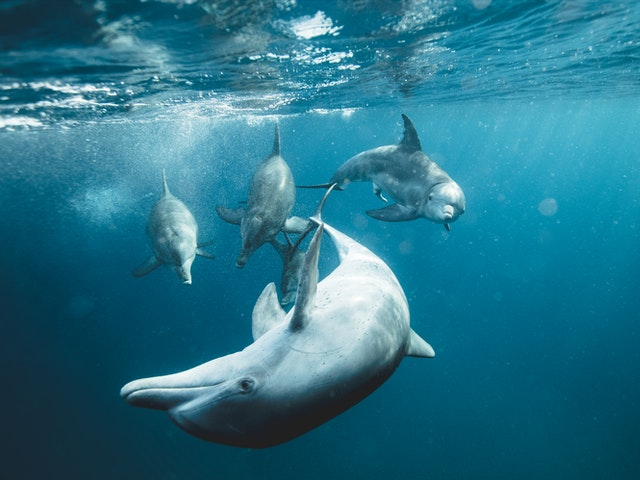
#> input picture l8/dolphines.jpg, 640 x 480 px
$ jupyter execute 144512_Jakub_Burek_Lab8.ipynb   (shell and % lines are left out)
#> lines starting #> are read from the running program, lines starting #| are printed output that depends on the picture
[cell 1]
import numpy as np
import matplotlib.pyplot as plt

## Przygotowanie

Przed rozpoczęciem pracy z notatnikiem proszę zmienić jego nazwę dodając na początku numer albumu, imię i nazwisko.
{nr_albumu}\_{imię}\_{nazwisko}\_{nazwa}

Po wykonaniu wszystkich zadań proszę przesłać wypełniony notatnik przez platformę ELF za pomocą formularza "Prześlij projekt" w odpowiedniej sekcji.

## Redukcja wymiarowości

Praca z wielowymiarowymi danymi niesie ze sobą różne ograniczenia. W jaki sposób możemy wyświetlić próbki, które mają $4$, $5$, $6$, $7$ i więcej cech? Nie możemy stworzyć przecież wykresu $4D$, czy $7D$. Wizualizacja takich danych jest problemem. Kiedy mamy wiele cech w zestawie danych, wpływa to również na szybkość działania naszego modelu. Takie dane zajmują więcej miejsca na nośnikach pamięci. Jeśli mamy zbiór, który zawiera $1000$ cech, to możemy się zastanawiać, czy na pewno wszystkie cechy są istotne i potrzebne dla naszego modelu. Może wystarczy jedynie $100$ cech i wyniki działania modelu uczenia maszynowego byłyby równie satysfakcjonujące, a przy okazji zmniejszylibyśmy wymiarowość próbek i czas obliczeń.

Problem redukcji wymiarowości jest powszechny w tematyce uczenia maszynowego. Istnieją dwa główne podziały takiej redukcji - selekcja i ekstrakcja cech. Selekcja cech polega na wybraniu pewnego podzbioru cech z oryginalnego zestawu wszystkich cech. W takim przypadku zakładamy, że nie wszystkie cechy są nam potrzebne do stworzenia dobrego modelu, więc pozbywamy się części z nich, licząc na to, że wyniki nie ulegną pogorszeniu. Selekcja cech pozostawia cechy w swojej oryginalnej postaci, nie modyfikuje ich wartości, zmieniamy tylko ich ilość. Ekstrakcja cech jest scenariuszem nieco bardziej skomplikowanym, ponieważ polega na redukcji cech poprzez przekształcenie oryginalnego zestawu cech do nowej przestrzeni cech, w której pozostałe cechy nie mają swoich pierwotnych wartości. Obie kategorie mają swoje wady i zalety. Dzisiaj skupimy się na algorytmie z rodziny ekstrakcji cech.

##  Analiza głównych składowych

Jedną z najpopularniejszych metod ekstrakcji cech jest **Analiza głównych składowych (ang. Principal component analysis)** w skrócie **PCA**. Jest to algorytm, który redukuje wymiarowość danych poprzez rzutowanie ich na przestrzeń o mniejszej liczbie wymiarów. Rzutowanie to następuje poprzez znalezienie kierunków, w których jest największa wariancja danych. Założeniem algorytmu jest zatem znalezienie nowej przestrzeni cech, tak aby zachować jak najwięcej informacji zawartych w oryginalnych cechach. Przed omówieniem szczegółów algorytmu zobaczmy jego zasadę działania.

Mając dwuwymiarowy zestaw danych z cechami $x_1$ i $x_2$, chcielibyśmy zredukować go do postaci jednowymiarowej.

Aby to zrobić, musimy znaleźć kierunki, w których dane są najbardziej zróżnicowane (mają największą wariancję). Takie kierunki będą dwa, a dodatkowo będą one zawsze do siebie prostopadłe. Te kierunki, to właśnie główne składowe.

Mając wyznaczone główne składowe, możemy zauważyć, że wzdłuż prostej z czerwoną strzałką jest znacznie większa wariancja danych. Jeśli zatem chcielibyśmy zredukować przestrzeń z $2D$ na $1D$, to powinniśmy rzutować wszystkie punkty z dwuwymiarowej przestrzeni na prostą z czerwoną strzałką.

Po zrzutowaniu punktów na tę prostą dane prezentują się następująco:

Możemy też spróbować zrzutować punkty na prostą z niebieską strzałką, żeby przekonać się, że punkty będą bardziej "zbite" (mniejsza wariancja danych).

Ta idea dla prostego przypadku dwuwymiarowego jest rozszerzalna i działa dokładnie tak samo dla danych wielowymiarowych. Jeśli mamy już intuicję, w jaki sposób redukowane są wymiary w algorytmie PCA, przejdźmy do szczegółów działania algorytmu.

## Algorytm PCA

Na początku stwórzmy zbiór danych, na którym będziemy przeprowadzać obliczenia.

| **x1** | **x2** |
|--------|--------|
| 1\.2   | 1\.5   |
| 0\.2   | 0\.1   |
| 1\.6   | 1\.8   |
| 2\.2   | 2\.5   |
| 0\.5   | 0\.7   |
| 3\.0   | 2\.6   |
| 3\.2   | 3\.4   |
| 0\.8   | 1\.0   |
| 2\.6   | 2\.8   |
| 1\.5   | 1\.4   |

[cell 2]
X = np.array([
    [1.2, 1.5],
    [0.2, 0.1],
    [1.6, 1.8],
    [2.2, 2.5],
    [0.5, 0.7],
    [3.0, 2.6],
    [3.2, 3.4],
    [0.8, 1.0],
    [2.6, 2.8],
    [1.5, 1.4]])

### Wycentrowanie danych

Pierwszym etapem obliczenia macierzy kowariancji jest wycentrowanie zestawu danych, to znaczy odjęcie średniej od każdej próbki. Obliczamy średnią dla cechy $x_1$ i cechy $x_2$.

[cell 3]
X_centered = X - X.mean(axis=0)

X_centered

[cell 4]
plt.scatter(X_centered[:, 0], X_centered[:, 1], marker='+')

### Obliczenie macierzy kowariancji

Po wycentrowaniu zestawu danych należy obliczyć macierz kowariancji zgodnie ze wzorem:

<!-- $$\Sigma = \frac{1}{m-1}\sum_{i=1}^{n}(x^{(i)})(x^{(i)})^T$$ -- DO POPRAWY!!! -->
$$\Sigma = \frac{1}{m-1}X^TX$$

gdzie:

* $X^T$ jest macierzą o wymiarach $nxm$

* $X$ jest macierzą o wymiarach $mxn$
<!-- * $x^{(i)}$ jest wektorem o wymiarach $nx1$ -->

<!-- * $(x^{(i)})^T$ jest wektorem o wymiarach $1xn$ -->

Więc w wyniku mnożenia powstaje macierz $\Sigma$ o wymiarach $nxn$.

[cell 5]
m = X.shape[0]
X_cov = np.dot(X_centered.T, X_centered) / (m - 1)

X_cov

### Obliczenie wektorów i wartości własnych

Ten etap jest sercem metody analizy głównych składowych. Wektory własne to kierunki, w których jest największa wariancja danych. Wartości własne, które skojarzone są z wektorami własnymi, określają ich istotność. Oznacza to, że wektor własny z największą wartością własną jest pierwszą główną składową, wektor własny z drugą największą wartością jest drugą główną składową i tak dalej.

Wektory i wartości własne można obliczyć za pomocą metody `np.linalg.eig()` podając jako parametr obliczoną wcześniej macierz kowariancji.

[cell 6]
eigenvalues, eigenvectors = np.linalg.eig(X_cov)

Bardzo istotne jest to, że wektory własne zwracane przez `np.linalg.eig()` są reprezentowane jako **kolumny**, a nie wiersze. Oznacza to, że pierwszą kolumną jest pierwszy wektor własny, drugą kolumną jest drugi wektor własny itp.

Ważne jest również to, że zwrócone wartości własne niekoniecznie muszą być posortowane. Musimy zatem sami posortować wartości własne (zachowując powiązanie z wektorami własnymi), żeby mieć pewność, że są ustawione malejąco.

[cell 7]
idx = eigenvalues.argsort()[::-1]
eigenvalues = eigenvalues[idx]
eigenvectors = eigenvectors[:,idx]

eigenvalues, eigenvectors

### Rysowanie danych z głównymi składowymi

Mając wektory własne możemy w przypadku dwuwymiarowym dość łatwo je narysować. Obliczamy nachylenie zgodnie ze wzorem $\frac{\Delta y}{\Delta x}$.

[cell 8]
plt.scatter(X_centered[:, 0], X_centered[:, 1], marker='+')

line = np.linspace(-1, 1, 100)
plt.arrow(x=0, y=0, dx=eigenvectors[0, 0], dy=eigenvectors[1, 0], head_width=0.1, head_length=0.1, fc='r', ec='k')
plt.arrow(x=0, y=0, dx=eigenvectors[0, 1], dy=eigenvectors[1, 1], head_width=0.1, head_length=0.1, fc='b', ec='k')
plt.plot(line, line * (eigenvectors[1, 0]/eigenvectors[0, 0]), color='black')
plt.plot(line, line * (eigenvectors[1, 1]/eigenvectors[0, 1]), color='black')

plt.xlabel("x1")
plt.ylabel("x2")
plt.grid()
plt.show()

### Rzutowanie danych na k głównych składowych

Mając obliczoną macierz z kolejnymi wektorami własnymi, możemy wykorzystać ją do zredukowania oryginalnej ilości wymiarów. W sytuacji, gdy mamy jedynie dwa wymiary w oryginalnym zestawie danych, nie mamy dużego pola do popisu. Jednak w zdecydowanej większości przypadków będziemy pracować z danymi, które mają znacznie więcej cech. Dzięki temu możemy wybrać $k$ pierwszych głównych składowych i za ich pomocą rzutować dane do przestrzeni o $k$-tej liczbie wymiarów.

Operacja rzutowania opisana jest za pomocą wzoru:

$$z = U_{reduced}^T * x$$

gdzie:
* $U_{reduced}$ oznacza macierz z k pierwszymi wektorami własnymi - wymiar $nxk$
* $x$ to oryginalna próbka - wymiar $nx1$

Zatem wyjściowa próbka $z$ będzie miała wymiar $kx1$.

Możemy również rzutować cały zbiór danych "na raz" i wtedy wzór będzie miał następującą formę:

$$Z = X * U_{reduced}$$

gdzie:
* $X$ to zbiór danych - wymiar $mxn$
* $U_{reduced}$ to macierz z k pierwszymi wektorami własnymi - wymiar $nxk$

Zatem nowy zbiór danych ze zredukowaną ilością wymiarów będzie miał wymiar $mxk$.

#### Rzutowanie danych na pierwszą główną składową

[cell 9]
X_pca_1 = np.dot(X, eigenvectors[:, 0])
plt.scatter(X_pca_1, np.zeros(10), marker='+')
plt.xlim((-1.5, 6))
plt.xlabel("z")
plt.show()
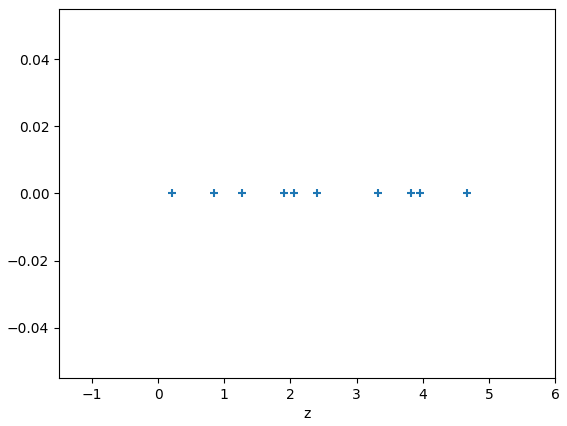
#> figure drawn by matplotlib, 1 panel

#### Rzutowanie danych na drugą główną składową

[cell 10]
X_pca_2 = np.dot(X, eigenvectors[:, 1])
plt.scatter(X_pca_2, np.zeros(10), marker='+')
plt.xlim((-1.5, 6))
plt.xlabel("z")
plt.show()

Widać, że znacznie korzystniejsze jest rzutowanie danych na pierwszą główną składową, ponieważ dane nie są tak zbite, jak w przypadku drugiej głównej składowej.

### Powrót do oryginalnej liczby wymiarów

Po zrzutowaniu danych na przestrzeń o mniejszej ilości wymiarów jesteśmy w stanie powrócić do oryginalnego $n$-wymiarowego zestawu danych, wykorzystując wszystkie główne składowe. Operacja ta jednak powoduje stratę pewnej ilości informacji, która została utracona poprzez operacje rzutowania.

Aby powrócić do oryginalnej liczby wymiarów, należy wykonać następującą operację:

$$x_{reconstructed} = U_{reduced} * z$$

* $U_{reduced}$ ma wymiary $nxk$
* $z$ ma wymiary $kx1$
* zatem $x_{reconstructed}$ będzie miało wymiar $nx1$.

Postać macierzowa:

$$X_{reconstructed} = Z * U_{reduced}^T$$

* $Z$ ma wymiary $mxk$
* $U_{reduced}^T$ ma wymiary $kxn$
* zatem $X_{reconstructed}$ będzie miało wymiar $mxn$.

#### Operacja odwrotna po rzutowaniu danych na pierwszą główną składową

[cell 11]
old_data_from_pca_1 = np.dot(X_pca_1.reshape(X_pca_1.shape[0], 1), eigenvectors[:, :1].T)
plt.scatter(old_data_from_pca_1[:, 0], old_data_from_pca_1[:, 1], marker='+')
# plt.xlim((-1.5, 2))
plt.xlabel("x1")
plt.ylabel("x2")
plt.show()
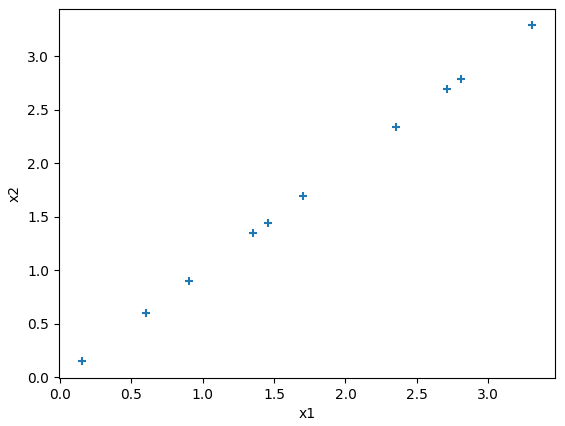
#> figure drawn by matplotlib, 1 panel

Widać, że z łatwością udało się odtworzyć dane idące wzdłuż pierwszej głównej składowej, ale nie wzdłuż drugiej.

### Współczynnik wariancji wyjaśnionej

Gdy analizujemy prosty przypadek z dwoma wymiarami, nie mamy wielkiego wyboru jeśli chodzi o redukcje cech. Możemy jedynie rzutować próbki na przestrzeń jednowymiarową. W sytuacji, gdy mamy wiele wymiarów problemem może okazać się wybór właściwej ilości głównych składowych, które będą służyły do stworzenia nowej przestrzeni próbek. Przykładowo, jeśli mamy 6000 wymiarów, to ile $k$ pierwszych głównych składowych powinniśmy wziąć? 2000? 1000? a może jedynie 100? Moglibyśmy oczywiście próbować wszystkich wartości z pewnego przedziału, a następnie mierzyć różnice pomiędzy oryginalnymi próbkami i próbkami zrekonstruowanymi. To dałoby nam pewną miarę błędu. Odpowiednie przekształcenia pozwoliłyby nawet zawrzeć tę wartości w przedziale $(0,1)$. Jednak takie rozwiązanie wymagałoby bardzo dużej ilości obliczeń.

Na szczęście istnieje inny sposób. Obliczone wraz z wektorami własnymi, wartości własne mają ważną właściwość. Informują o tym, jaka ilość wariancji niesiona jest za pomocą skojarzonej głównej składowej. Jest to tak zwana **wariancja wyjaśniona**. Aby wyciągnąć tę informację, należy obliczyć iloraz każdej wartości własnej i sumy wszystkich wartości własnych:

$$\frac{eigenvalue^{(i)}}{\sum_{i=1}^{n}eigenvalue^{(i)}}$$

Przykładowo, jeżeli wariancja wyjaśniona dla pierwszej warości własnej ma wartość $0.9$, oznacza to, że aż $90%$ wariancji jest wyjaśnionej za pomocą pierwszej głównej składowej. Czyli pozostałe $10%$ jest zawarte w pozostałych głównych składowych.

Częściej jednak stosowana jest operacja obliczania wartości wyjaśnionej z wykorzystaniem skumulowanej sumy. Taka operacja pozwala na łatwe sprawdzenie, jaka ilość wariancji jest wyjaśniona za pomocą $k$ pierwszych składowych.

$$\frac{\sum_{i=1}^{k} eigenvalue^{(i)}}{\sum_{i=1}^{n}eigenvalue^{(i)}}$$

Dzięki temu możemy ustalić, że chcemy, aby nowa przestrzeń cech zachowała $95%$ wariancji:

$$\frac{\sum_{i=1}^{k} eigenvalue^{(i)}}{\sum_{i=1}^{n}eigenvalue^{(i)}} \geq 0.95$$

Ustalenie takiego progu pozwoli nam wybrać odpowiednią ilość pierwszych głównych składowych:

## Zadanie 1

Algorytm PCA jest w stanie znacznie zredukować wymiarowość, ale pozwala również powrócić do oryginalnej ilości wymiarów. Dzięki temu może być stosowany jako algorytm kompresji. Celem tego zadania będzie wykorzystanie algorytmu PCA do kompresji zdjęcia. W katalogu datasets znajduje się zdjęcie o nazwie 'dolphines.jpg'. Wczytaj to zdjęcie w formacie _grayscale*_, a następnie wykonaj eksperymenty redukcji wymiarów dla różnych wartości parametru $k$ ($k$ oznacza $k$ pierwszych głównych składowych). Po zrzutowaniu zdjęcia na mniejszą liczbę wymiarów powróć do oryginalnego rozmiaru i sprawdź, jak różne wartości parametru $k$ wpływają na jakość zrekonstruowanego zdjęcia. Stwórz wykres wariancji wyjaśnionej. Dla jakiej ilości pierwszych głównych składowych zachowane jest $95$ wariancji?

_1. Grayscale (skala szarości) to format, w którym jest tylko jeden kanał zawierający informacje o intensywności (jasności) pikseli. Wszystkie piksele reprezentowane są za pomocą wartości od 0 do 255, gdzie 0 oznacza kolor czarny a 255 kolor biały.
To może zostać zaimplementowane w prosty sposób za pomocą biblioteki PIL:_
```
from PIL import Image
img = PIL.Image.open('../dolphines.jpg').convert('L')
```

**Uwaga:** Podczas obliczania wektorów i wartości własnych za pomocą funkcji `np.linalg.eig()` może pojawić się problem z występowaniem liczb zespolonych. Najlepiej wtedy po prostu zostawić jedynie część rzeczywistą:

```
eigenvalues = eigenvalues.real
eigenvectors = eigenvectors.real
```

[cell 12]
from PIL import Image
import numpy as np
import matplotlib.pyplot as plt

img_path = 'dolphines.jpg'
img      = Image.open(img_path).convert('L')
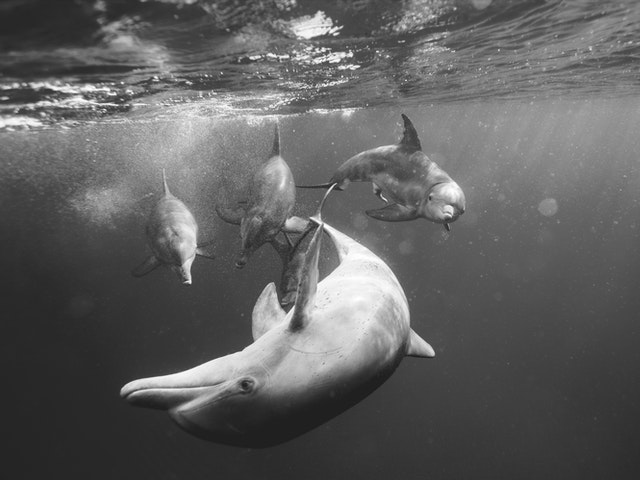
#> img: PIL image 640x480 L; min 26, max 255, mean 95.9
X        = np.asarray(img, dtype=np.float64)

mean_vec    = X.mean(axis=0)
#> mean_vec = 640 values, max 129.8 at index 317, min 60.49 at index 20, mean 95.89
X_centered  = X - mean_vec
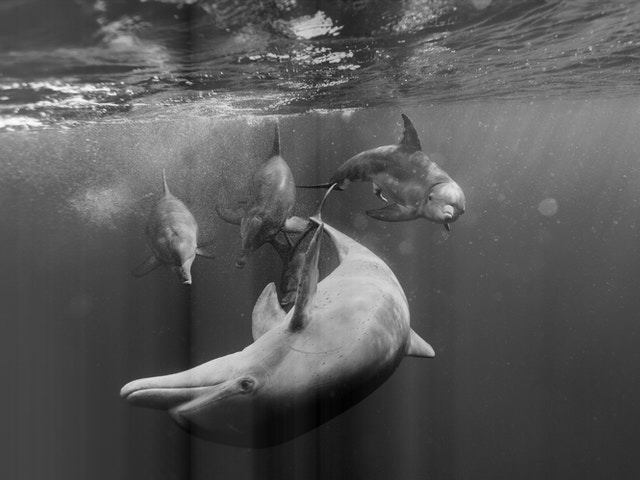
#> X_centered: shape (480, 640) float64; min -99.68, max 188.3, mean 0; drawn with min black and max white

U, S, Vt = np.linalg.svd(X_centered, full_matrices=False)
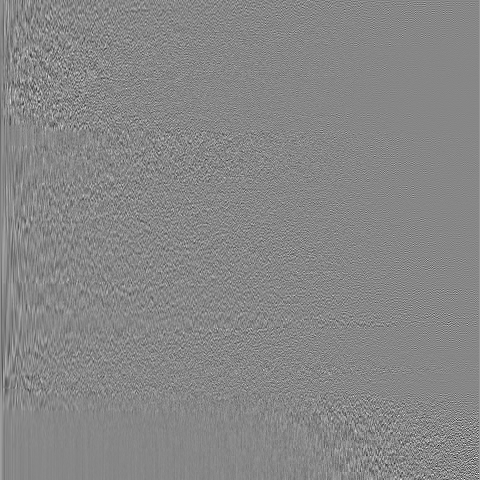
#> U: shape (480, 480) float64; min -0.391, max 0.347, mean 9.51e-05; drawn with min black and max white
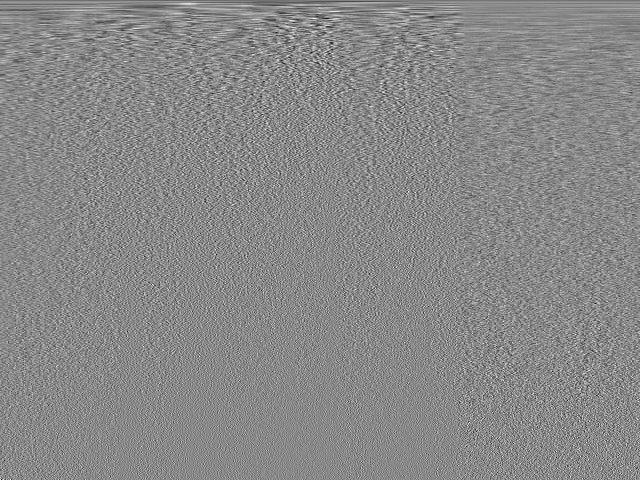
#> Vt: shape (480, 640) float64; min -0.248, max 0.213, mean -9.35e-05; drawn with min black and max white
#> S = 480 values, max 15829.7 at index 0, min 7.03e-12 at index 479, mean 317.2

explained_variance       = S**2
#> explained_variance = 480 values, max 250580292 at index 0, min 4.94e-23 at index 479, mean 1277732.2
explained_variance_ratio = explained_variance / explained_variance.sum()
#> explained_variance_ratio = 480 values, max 0.409 at index 0, min 8.06e-32 at index 479, mean 0.00208
cum_ratio                = np.cumsum(explained_variance_ratio)
#> cum_ratio = 480 values from 0.409 to 1

k_95 = np.argmax(cum_ratio >= 0.95) + 1
#> k_95 = 24
print(f'Ilość składowych potrzebna do zachowania 95% wariancji: {k_95}')
#| Ilość składowych potrzebna do zachowania 95% wariancji: 24

X_reduced = (U[:, :k_95] @ np.diag(S[:k_95]) @ Vt[:k_95, :]) + mean_vec
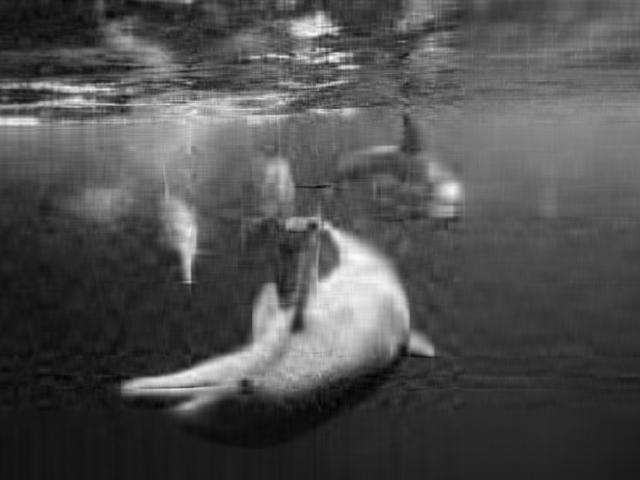
#> X_reduced: shape (480, 640) float64; min 17.55, max 268.3, mean 95.9; drawn with min black and max white
X_reduced = np.clip(X_reduced, 0, 255).astype(np.uint8)

fig, axes = plt.subplots(1, 2, figsize=(10, 5))
axes[0].imshow(img, cmap='gray')
axes[0].set_title('Oryginał')
axes[0].axis('off')

axes[1].imshow(X_reduced, cmap='gray')
axes[1].set_title(f'PCA – {k_95} skł. (≈95% wariancji)')
axes[1].axis('off')

plt.show()

## Zadanie 2

Obrazy kolorowe zapisane są w formacie RGB. Oznacza to, że taki obraz ma 3 kanały - R, G i B. Przerób program z zadania pierwszego w taki sposób, aby dokonywał kompresji zdjęcia w formacie RGB (usunięcie funkcji `.convert('L')`). Aby dokonać takiej kompresji, należy przeprowadzić kompresje algorytmem PCA osobno dla każdego kanału, a następnie połączyć kanały razem, tak by tworzyły oryginalny obraz. Wykonaj eksperymenty dla różnych wartości parametru $k$.

[cell 13]
from PIL import Image
import numpy as np
import matplotlib.pyplot as plt

def pca_single_channel(channel: np.ndarray, k: int) -> np.ndarray:
    mean_vec       = channel.mean(axis=0)
    centered       = channel - mean_vec
    U, S, Vt       = np.linalg.svd(centered, full_matrices=False)
    recon_centered = U[:, :k] @ np.diag(S[:k]) @ Vt[:k, :]
    recon          = recon_centered + mean_vec
    return np.clip(recon, 0, 255)

img_path = 'dolphines.jpg'
img_rgb  = Image.open(img_path).convert('RGB')
#> img_rgb is the input picture: PIL image 640x480 RGB; mean R, G, B 40.5, 116.1, 137.4
X        = np.asarray(img_rgb, dtype=np.float64)
#> X: shape (480, 640, 3) float64

k_values = [5, 20, 50, 100]

fig, axes = plt.subplots(1, len(k_values) + 1, figsize=(4*(len(k_values)+1), 4))
axes[0].imshow(img_rgb)
axes[0].set_title('Oryginał')
axes[0].axis('off')

for idx, k in enumerate(k_values, start=1):
    channels_recon = [
        pca_single_channel(X[:, :, ch], k)  # R
        for ch in range(3)
    ]
    X_recon = np.stack(channels_recon, axis=2).astype(np.uint8)
    axes[idx].imshow(X_recon)
    axes[idx].set_title(f'k = {k}')
    axes[idx].axis('off')
#> this loop made 4 passes
#> pass 1, in pca_single_channel, `centered       = channel - mean_vec`:
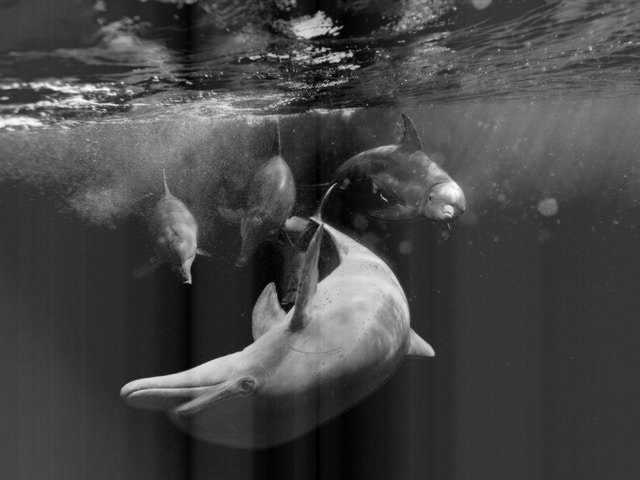
#> centered: shape (480, 640) float64; min -85.33, max 223.8, mean 0; drawn with min black and max white
#> pass 1, in pca_single_channel, `U, S, Vt       = np.linalg.svd(centered, full_matrices=False)`:
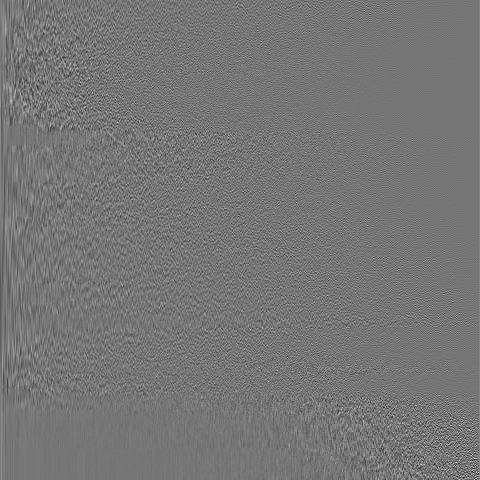
#> U: shape (480, 480) float64; min -0.383, max 0.441, mean 9.51e-05; drawn with min black and max white
#> pass 1, in pca_single_channel, `U, S, Vt       = np.linalg.svd(centered, full_matrices=False)`:
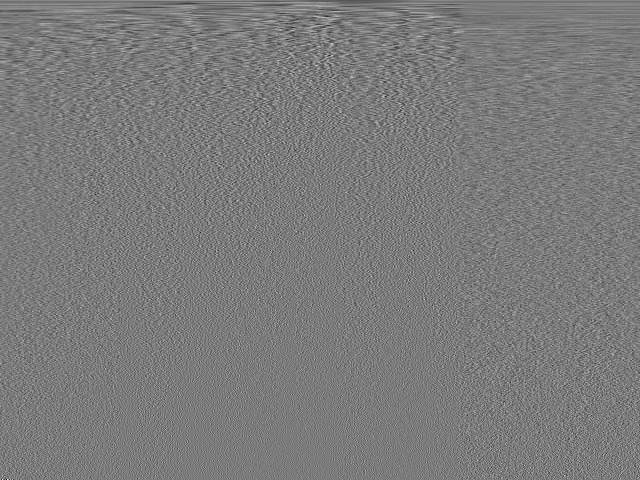
#> Vt: shape (480, 640) float64; min -0.299, max 0.318, mean -4.07e-05; drawn with min black and max white

plt.tight_layout()
plt.show()
#> (the rest of the program and of its run is left out)
